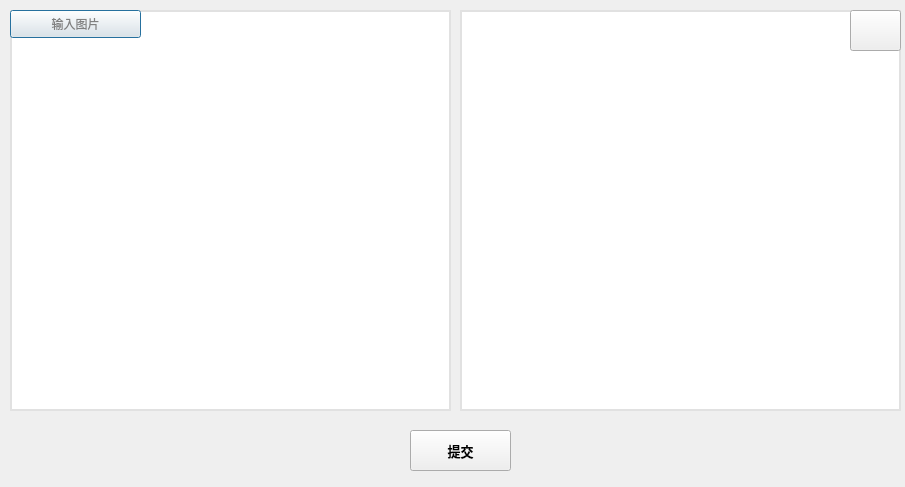
<?xml version="1.0" encoding="UTF-8"?>
<ui version="4.0">
 <class>Dialog</class>
 <widget class="QDialog" name="Dialog">
  <property name="geometry">
   <rect>
    <x>0</x>
    <y>0</y>
    <width>905</width>
    <height>487</height>
   </rect>
  </property>
  <property name="windowTitle">
   <string>Dialog</string>
  </property>
  <widget class="QLabel" name="label">
   <property name="geometry">
    <rect>
     <x>10</x>
     <y>10</y>
     <width>441</width>
     <height>401</height>
    </rect>
   </property>
   <property name="styleSheet">
    <string notr="true">background-color: white;border: 2px solid rgba(0, 0, 0, 30)</string>
   </property>
   <property name="text">
    <string/>
   </property>
  </widget>
  <widget class="QLabel" name="label_2">
   <property name="geometry">
    <rect>
     <x>460</x>
     <y>10</y>
     <width>441</width>
     <height>401</height>
    </rect>
   </property>
   <property name="styleSheet">
    <string notr="true">background-color: white;border: 2px solid rgba(0, 0, 0, 30)</string>
   </property>
   <property name="text">
    <string/>
   </property>
  </widget>
  <widget class="QPushButton" name="pushButton_2">
   <property name="geometry">
    <rect>
     <x>10</x>
     <y>10</y>
     <width>131</width>
     <height>28</height>
    </rect>
   </property>
   <property name="font">
    <font>
     <italic>false</italic>
    </font>
   </property>
   <property name="styleSheet">
    <string notr="true">color: gray;</string>
   </property>
   <property name="text">
    <string>输入图片</string>
   </property>
  </widget>
  <widget class="QPushButton" name="pushButton_3">
   <property name="geometry">
    <rect>
     <x>410</x>
     <y>430</y>
     <width>101</width>
     <height>41</height>
    </rect>
   </property>
   <property name="font">
    <font>
     <pointsize>10</pointsize>
     <weight>75</weight>
     <italic>false</italic>
     <bold>true</bold>
    </font>
   </property>
   <property name="text">
    <string>提交</string>
   </property>
  </widget>
  <widget class="QPushButton" name="pushButton">
   <property name="geometry">
    <rect>
     <x>850</x>
     <y>10</y>
     <width>51</width>
     <height>41</height>
    </rect>
   </property>
   <property name="text">
    <string/>
   </property>
   <property name="icon">
    <iconset>
     <normaloff>../DL/data/download.png</normaloff>../DL/data/download.png</iconset>
   </property>
   <property name="iconSize">
    <size>
     <width>30</width>
     <height>30</height>
    </size>
   </property>
  </widget>
 </widget>
 <resources/>
 <connections/>
</ui>
